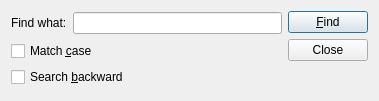
<?xml version="1.0" encoding="UTF-8"?>
<ui version="4.0">
 <class>FindDialog</class>
 <widget class="QDialog" name="FindDialog">
  <property name="geometry">
   <rect>
    <x>0</x>
    <y>0</y>
    <width>379</width>
    <height>101</height>
   </rect>
  </property>
  <property name="sizePolicy">
   <sizepolicy hsizetype="Fixed" vsizetype="Fixed">
    <horstretch>0</horstretch>
    <verstretch>0</verstretch>
   </sizepolicy>
  </property>
  <property name="windowTitle">
   <string>Dialog</string>
  </property>
  <property name="sizeGripEnabled">
   <bool>false</bool>
  </property>
  <layout class="QHBoxLayout" name="horizontalLayout_2">
   <item>
    <layout class="QVBoxLayout" name="verticalLayout_3">
     <item>
      <layout class="QHBoxLayout" name="horizontalLayout">
       <item>
        <widget class="QLabel" name="label">
         <property name="text">
          <string>Find what:</string>
         </property>
        </widget>
       </item>
       <item>
        <widget class="QLineEdit" name="lineEdit">
         <property name="text">
          <string/>
         </property>
        </widget>
       </item>
      </layout>
     </item>
     <item>
      <layout class="QVBoxLayout" name="verticalLayout_2">
       <item>
        <widget class="QCheckBox" name="caseCheckBox">
         <property name="text">
          <string>Match &amp;case</string>
         </property>
        </widget>
       </item>
       <item>
        <widget class="QCheckBox" name="backwardCheckBox">
         <property name="text">
          <string>Search &amp;backward</string>
         </property>
        </widget>
       </item>
      </layout>
     </item>
    </layout>
   </item>
   <item>
    <layout class="QVBoxLayout" name="verticalLayout">
     <item>
      <widget class="QPushButton" name="findButton">
       <property name="text">
        <string>&amp;Find</string>
       </property>
      </widget>
     </item>
     <item>
      <widget class="QPushButton" name="closeButton">
       <property name="text">
        <string>Close</string>
       </property>
      </widget>
     </item>
     <item>
      <spacer name="verticalSpacer">
       <property name="orientation">
        <enum>Qt::Vertical</enum>
       </property>
       <property name="sizeHint" stdset="0">
        <size>
         <width>20</width>
         <height>40</height>
        </size>
       </property>
      </spacer>
     </item>
    </layout>
   </item>
  </layout>
 </widget>
 <resources/>
 <connections/>
</ui>
